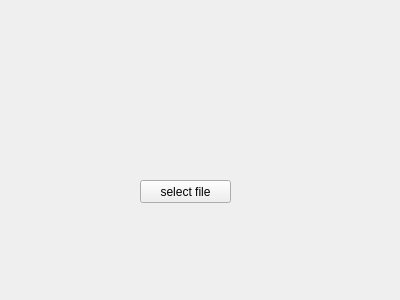
<?xml version="1.0" encoding="UTF-8"?>
<ui version="4.0">
 <class>Widget</class>
 <widget class="QWidget" name="Widget">
  <property name="geometry">
   <rect>
    <x>0</x>
    <y>0</y>
    <width>400</width>
    <height>300</height>
   </rect>
  </property>
  <property name="windowTitle">
   <string>Widget</string>
  </property>
  <widget class="QPushButton" name="pushButton">
   <property name="geometry">
    <rect>
     <x>140</x>
     <y>180</y>
     <width>91</width>
     <height>23</height>
    </rect>
   </property>
   <property name="text">
    <string>select file</string>
   </property>
  </widget>
 </widget>
 <layoutdefault spacing="6" margin="11"/>
 <resources/>
 <connections/>
</ui>
